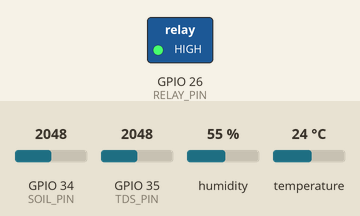
Simulated run of this sketch. Board: ESP32. On the bench: switched loads named in the sketch (green lamp = pin HIGH). The test bench sets the inputs (shaded band); at power-on: GPIO 34 (SOIL_PIN) = 2048, GPIO 35 (TDS_PIN) = 2048, humidity 55 %, temperature 24 °C. WiFi joins after 1.5 s; servers stay silent unless stated; uploads are accepted with an empty reply; what the sketch prints to the serial monitor is not drawn.

Above: at 6.2 s.
6.3 s: GPIO 34 (SOIL_PIN) set to 2773
12.1 s: GPIO 34 (SOIL_PIN) set to 2885
At 16.8 s:
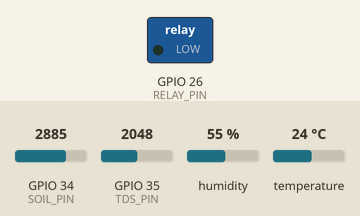
17.9 s: GPIO 34 (SOIL_PIN) set to 1228
At 21.9 s:
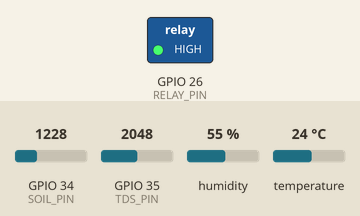
23.7 s: GPIO 34 (SOIL_PIN) set to 2866
At 27.1 s:
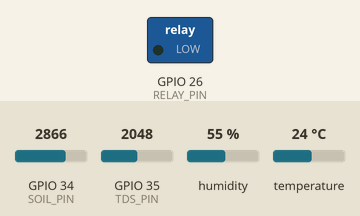
Timing chart, 0 to 28.6 s (numbered marks = the images above; inputs shaded):
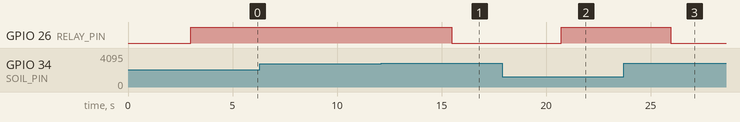

The sketch:

smart_farm.ino
```cpp
#include <WiFi.h>
#include <HTTPClient.h>
#include <DHT.h>

// WIFI
const char* ssid = "!!!";
const char* password = "12345678";

// BACKEND
const char* serverName =
"http://10.89.70.62:5000/api/data";

// PINS
#define DHTPIN 4
#define DHTTYPE DHT11

#define SOIL_PIN 34
#define TDS_PIN 35
#define RELAY_PIN 26

DHT dht(DHTPIN, DHTTYPE);

// VARIABLES
float temperature = 0;
float humidity = 0;

int soilRaw = 0;
int soilPercent = 0;

int tdsRaw = 0;
float voltage = 0;
float tdsValue = 0;

float phValue = 7.0;

bool motorState = false;

// Calibration
int dryValue = 3500;
int wetValue = 1200;

// SETUP
void setup() {

  Serial.begin(115200);

  dht.begin();

  delay(3000);

  pinMode(RELAY_PIN, OUTPUT);
  digitalWrite(RELAY_PIN, HIGH);

  WiFi.begin(ssid, password);

Serial.print("Connecting WiFi");

while (WiFi.status() != WL_CONNECTED) {
  delay(1000);
  Serial.print(".");
}

Serial.println("\nWiFi Connected!");
Serial.print("ESP32 IP: ");
Serial.println(WiFi.localIP());
}

// LOOP
void loop() {

  if (WiFi.status() != WL_CONNECTED) {
    WiFi.begin(ssid, password);
    delay(5000);
    return;
  }

  // ===== DHT =====
  float t = dht.readTemperature();
  float h = dht.readHumidity();

  if (!isnan(t) && !isnan(h)) {
    temperature = t;
    humidity = h;
  } else {
    Serial.println("DHT ERROR");
    temperature = 0;
    humidity = 0;
  }

  // ===== SOIL =====
  soilRaw = analogRead(SOIL_PIN);

  soilPercent = map(soilRaw, wetValue, dryValue, 100, 0);
  soilPercent = constrain(soilPercent, 0, 100);

  // ===== TDS =====
  tdsRaw = analogRead(TDS_PIN);

  voltage = tdsRaw * (3.3 / 4095.0);

  tdsValue =
    (133.42 * voltage * voltage * voltage
    - 255.86 * voltage * voltage
    + 857.39 * voltage) * 0.5;

  float ec = tdsValue / 500.0;

  // ===== pH =====
  phValue = 7.0 + (tdsValue / 1000.0);

  // ===== NPK =====
  float n = tdsValue * 0.5;
  float p = tdsValue * 0.2;
  float k = tdsValue * 0.3;

  // ===== MOTOR =====
  if (soilPercent < 30) {
    digitalWrite(RELAY_PIN, LOW);
    motorState = true;
  } else {
    digitalWrite(RELAY_PIN, HIGH);
    motorState = false;
  }

  // ===== SEND DATA =====
  HTTPClient http;

  http.begin(serverName);
  http.addHeader("Content-Type", "application/json");

  String jsonData = "{";

  jsonData += "\"temperature\":" + String(temperature) + ",";
  jsonData += "\"humidity\":" + String(humidity) + ",";
  jsonData += "\"soilPercent\":" + String(soilPercent) + ",";
  jsonData += "\"tds\":" + String(tdsValue) + ",";
  jsonData += "\"ph\":" + String(phValue) + ",";
  jsonData += "\"n\":" + String(n) + ",";
  jsonData += "\"p\":" + String(p) + ",";
  jsonData += "\"k\":" + String(k) + ",";
  jsonData += "\"motor\":" + String(motorState ? 1 : 0);

  jsonData += "}";

  // 🔥 POST + DEBUG ADDED HERE
  int httpResponseCode = http.POST(jsonData);

  Serial.println("📤 Sending JSON:");
  Serial.println(jsonData);

  Serial.print("HTTP Code: ");
  Serial.println(httpResponseCode);

  String response = http.getString();
  Serial.print("Response: ");
  Serial.println(response);

  http.end();

  delay(5000);
}
```

Measured:
- the behaviour switches between 2832 and 2833 on GPIO 34 (SOIL_PIN) (found by bisection; images 0 and 1)
- after the input at 6.3 s, every drawn part: stays the same
- after the input at 12.1 s, GPIO 26 (RELAY_PIN): HIGH → LOW after 3.4 s
- after the input at 17.9 s, GPIO 26 (RELAY_PIN): LOW → HIGH after 2.8 s
- after the input at 23.7 s, GPIO 26 (RELAY_PIN): HIGH → LOW after 2.3 s
